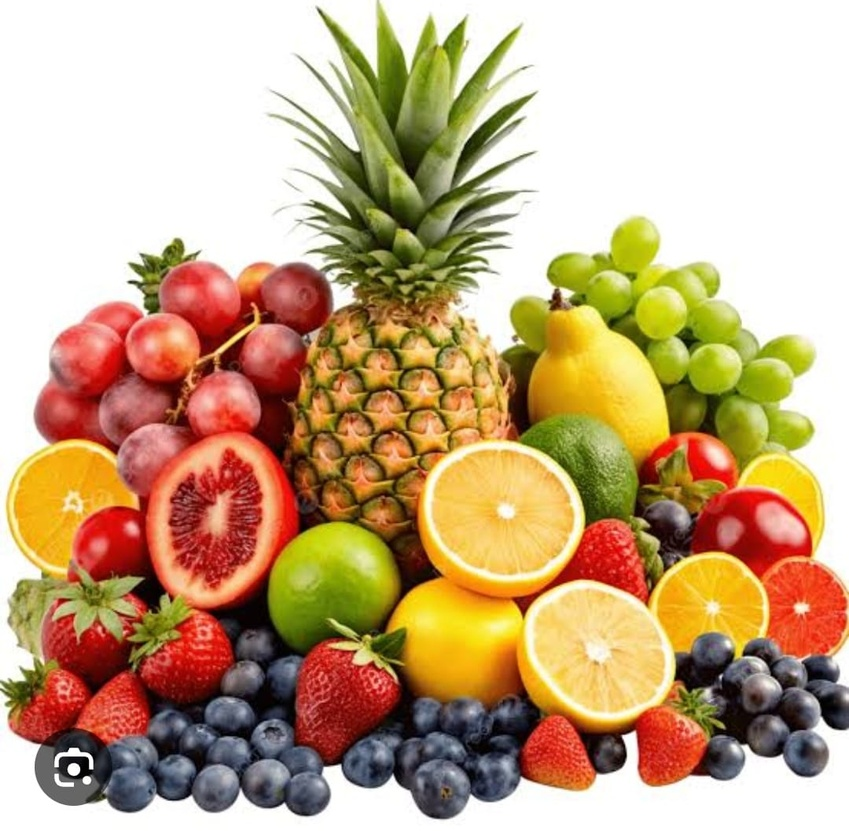
#> input picture Python/OpenCV/Img/fruits.jpeg, 849 x 831 px, shrunk from 1080 x 1057 before the run
$ jupyter execute contour_function.ipynb
#> lines starting #> are read from the running program, lines starting #| are printed output that depends on the picture; after the words box and inside, x2 and y2 are one past the last pixel; in counts of white or black regions, pixels touching at a corner belong together
[cell 1]
import cv2

[cell 2]
img = cv2.imread("../Img/fruits.jpeg")
#> img is the input picture: shape (831, 849, 3); mean B, G, R 131.7, 168, 197.7

gray = cv2.cvtColor(img, cv2.COLOR_BGR2GRAY)
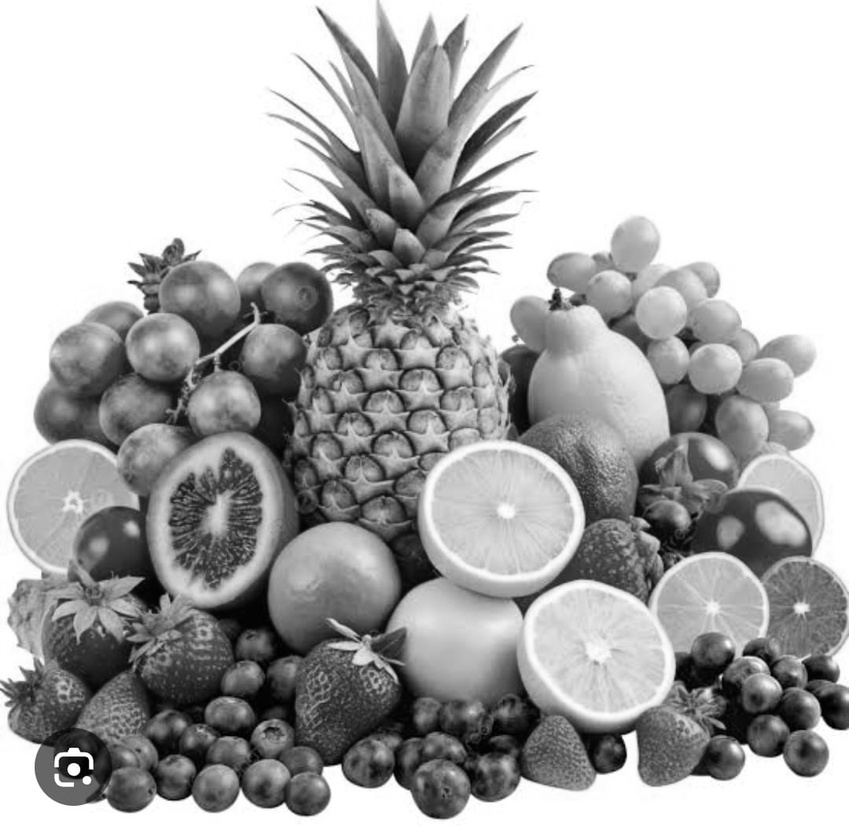
#> gray: shape (831, 849); min 0, max 255, mean 172.7

[cell 3]
_, thresh = cv2.threshold(gray, 127, 255, cv2.THRESH_BINARY)
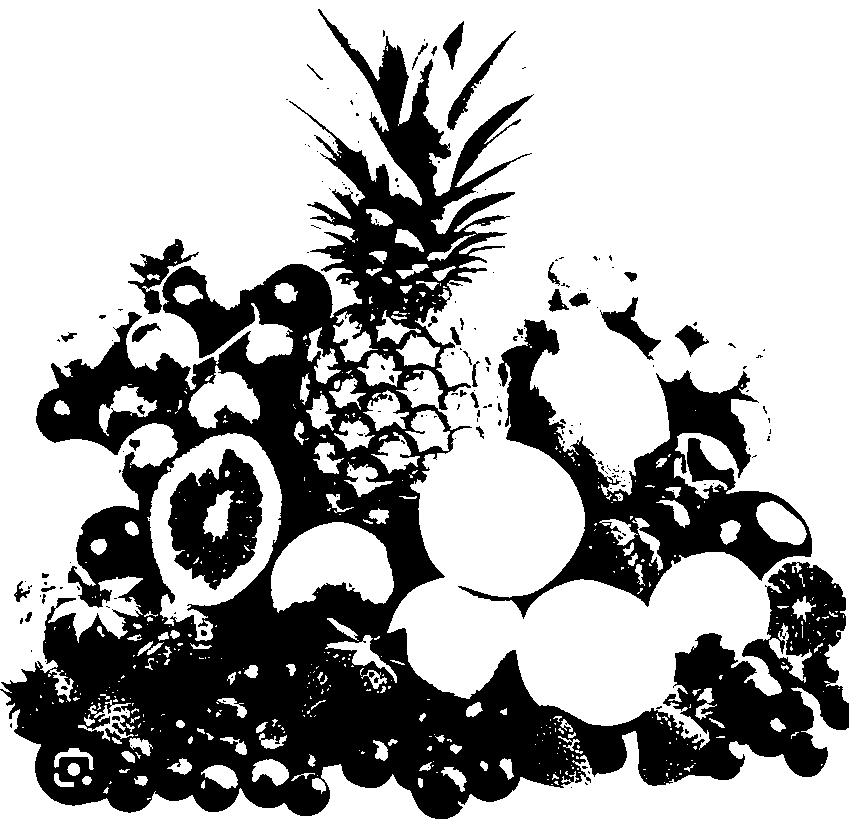
#> thresh: shape (831, 849); 67.5% white; 195 black regions (152 under 20 px)

contours, hierarchy = cv2.findContours(
    thresh,
    cv2.RETR_EXTERNAL,
    cv2.CHAIN_APPROX_SIMPLE
)
#> contours = 421 contours, 326 with area under 20; largest, box (x1, y1, x2, y2) and area: (0, 0, 849, 750) 421449, (0, 687, 849, 831) 38746, (147, 433, 282, 641) 18154, (271, 522, 394, 613) 7292, (188, 365, 260, 429) 2372

cv2.drawContours(img, contours, -1, (0,255,0), 2)
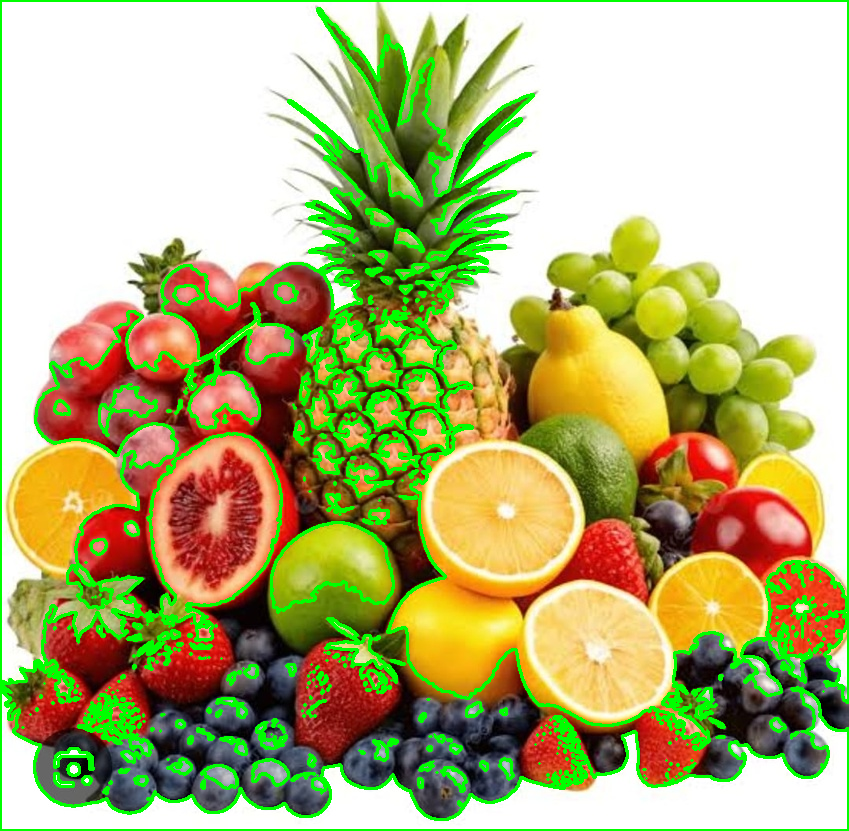
#> img: shape (831, 849, 3); 10.33% of pixels changed, all inside (x1, y1, x2, y2) = (0, 0, 849, 831)

cv2.imshow("Contours", img)

cv2.waitKey(0)
cv2.destroyAllWindows()
